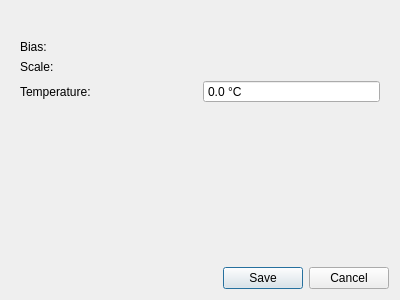
<?xml version="1.0" encoding="UTF-8"?>
<ui version="4.0">
 <class>Magnetic_Field_Calibration_Wizard_Done</class>
 <widget class="QWidget" name="Magnetic_Field_Calibration_Wizard_Done">
  <property name="geometry">
   <rect>
    <x>0</x>
    <y>0</y>
    <width>400</width>
    <height>300</height>
   </rect>
  </property>
  <property name="windowTitle">
   <string>Form</string>
  </property>
  <layout class="QVBoxLayout" name="verticalLayout">
   <item>
    <widget class="QLabel" name="info">
     <property name="text">
      <string/>
     </property>
     <property name="wordWrap">
      <bool>true</bool>
     </property>
    </widget>
   </item>
   <item>
    <widget class="QWidget" name="widget" native="true">
     <layout class="QGridLayout" name="gridLayout">
      <item row="2" column="0">
       <widget class="QLabel" name="label">
        <property name="text">
         <string>Temperature:</string>
        </property>
       </widget>
      </item>
      <item row="0" column="1">
       <widget class="QLabel" name="bias">
        <property name="text">
         <string/>
        </property>
       </widget>
      </item>
      <item row="2" column="1">
       <widget class="QDoubleSpinBox" name="temperature">
        <property name="buttonSymbols">
         <enum>QAbstractSpinBox::NoButtons</enum>
        </property>
        <property name="suffix">
         <string> °C</string>
        </property>
        <property name="decimals">
         <number>1</number>
        </property>
        <property name="minimum">
         <double>-20.000000000000000</double>
        </property>
       </widget>
      </item>
      <item row="0" column="0">
       <widget class="QLabel" name="label_2">
        <property name="text">
         <string>Bias:</string>
        </property>
       </widget>
      </item>
      <item row="1" column="0">
       <widget class="QLabel" name="label_3">
        <property name="text">
         <string>Scale:</string>
        </property>
       </widget>
      </item>
      <item row="1" column="1">
       <widget class="QLabel" name="scale">
        <property name="text">
         <string/>
        </property>
       </widget>
      </item>
     </layout>
    </widget>
   </item>
   <item>
    <spacer name="verticalSpacer">
     <property name="orientation">
      <enum>Qt::Vertical</enum>
     </property>
     <property name="sizeHint" stdset="0">
      <size>
       <width>20</width>
       <height>40</height>
      </size>
     </property>
    </spacer>
   </item>
   <item>
    <widget class="QDialogButtonBox" name="buttonBox">
     <property name="standardButtons">
      <set>QDialogButtonBox::Cancel|QDialogButtonBox::Save</set>
     </property>
    </widget>
   </item>
  </layout>
 </widget>
 <resources/>
 <connections/>
</ui>
